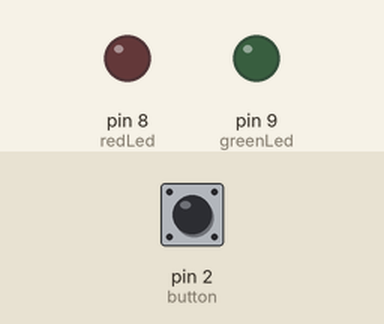
Simulated run of this sketch. Board: Arduino Uno, built with avr-gcc and run on an emulated ATmega328P. Parts: output pins drawn as LEDs (lit = HIGH). Dashed ring = blinking. The test bench sets the inputs (shaded band); at power-on: pin 2 (button) LOW.

Above: at 1.2 s.
1.3 s: pin 2 (button) pulled HIGH for 0.15 s
At 4.1 s:
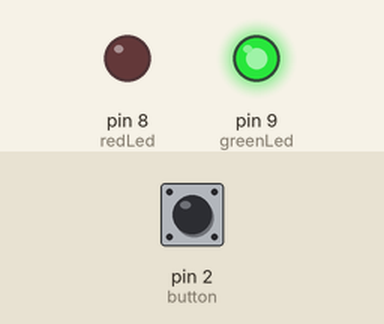
4.4 s: pin 2 (button) pulled HIGH for 1 s
At 4.55 s:
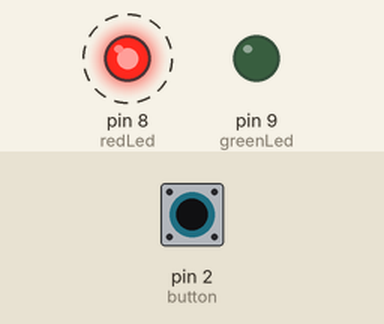
7.7 s: pin 2 (button) pulled HIGH for 3.2 s
At 10.6 s:
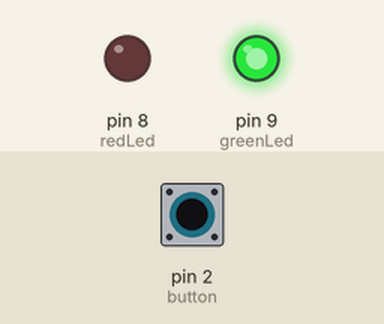
Timing chart, 0 to 12.1 s (numbered marks = the images above; inputs shaded):
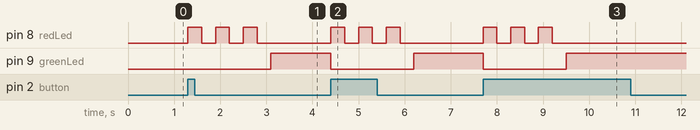

The sketch:

redLed_blink_greenLed.ino
```cpp
// Initializing the arduino pins for all components.
int redLed = 8;
int greenLed = 9;
int button = 2;

bool lastButton = LOW; // setting default state of button.

void setup() {
  // Initializing pin modes for all components.
  pinMode(redLed, OUTPUT);
  pinMode(greenLed, OUTPUT);
  pinMode(button, INPUT);
}

void loop() {
  bool currentButton = digitalRead(button); // Read button state

  if(currentButton == HIGH && lastButton == LOW){

    digitalWrite(greenLed, LOW);

    for(int i =0; i < 3; i++){
      digitalWrite(redLed, HIGH);
      delay(300);
      digitalWrite(redLed, LOW);
      delay(300);
    } // Blinks the redLed thrice.

    digitalWrite(greenLed, HIGH); //Turns on the greenLed.

  }

  lastButton = currentButton; // Prevents loop from running again by setting
                              // lastButton to HIGH.

}
```

Measured:
- after the input at 1.3 s, pin 8 (redLed): alternates HIGH for 0.30 s and LOW for 0.30 s, 6 changes in all, then stays LOW, starting at once; pin 9 (greenLed): LOW → HIGH after 1.8 s
- after the input at 4.4 s, pin 8 (redLed): alternates HIGH for 0.30 s and LOW for 0.30 s, 6 changes in all, then stays LOW, starting at once; pin 9 (greenLed): HIGH → LOW at once, → HIGH 1.8 s later
- after the input at 7.7 s, pin 8 (redLed): alternates HIGH for 0.30 s and LOW for 0.30 s, 6 changes in all, then stays LOW, starting at once; pin 9 (greenLed): HIGH → LOW at once, → HIGH 1.8 s later
